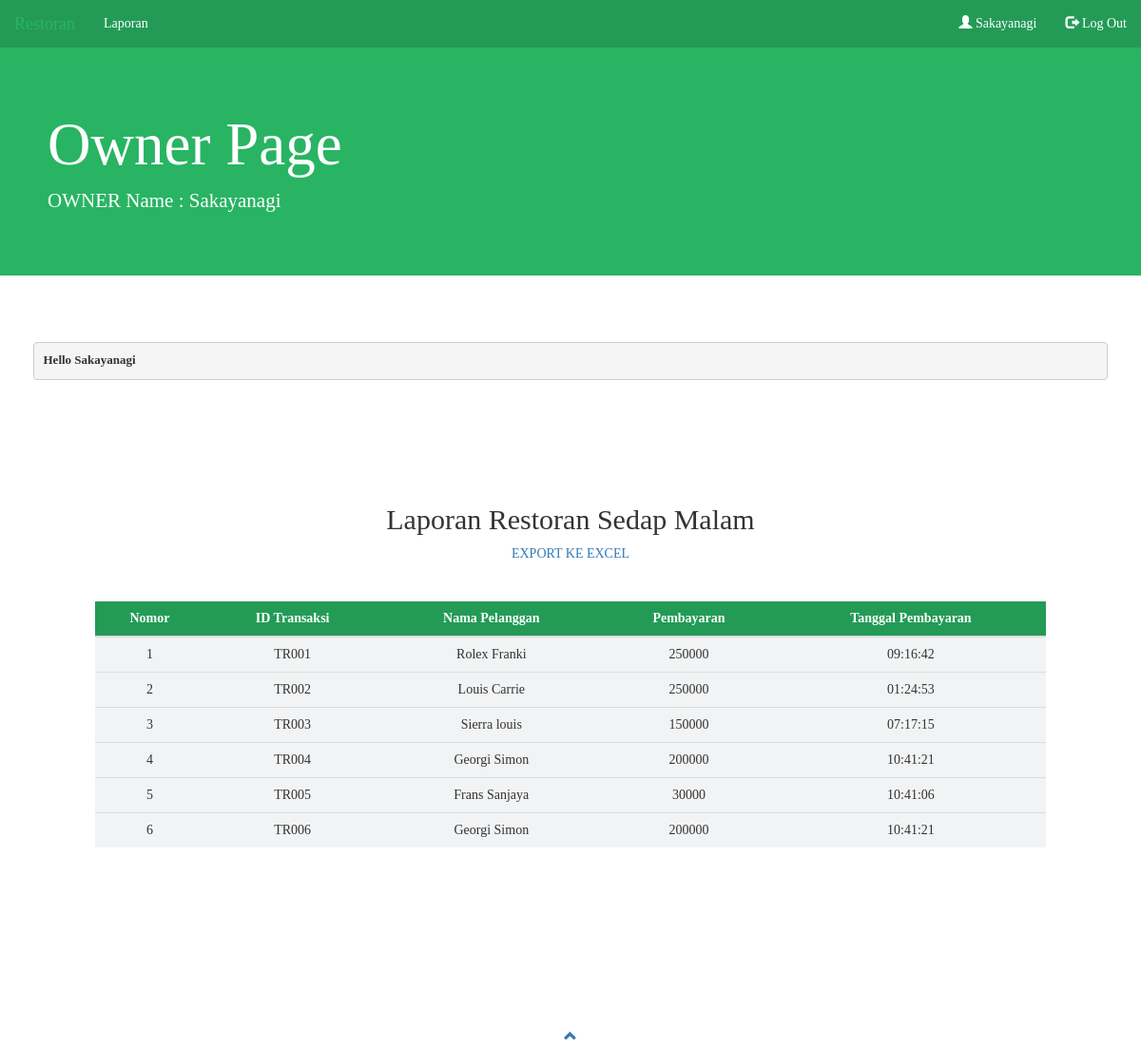
The app's page /Page/Owner.php (signed in) with its own data.
### tables this page shows
CREATE TABLE `transaksi` (
  `idtransaksi` varchar(9) NOT NULL,
  `idpesanan` varchar(9) NOT NULL,
  `Total` int(11) NOT NULL,
  `Bayar` int(11) NOT NULL
);

CREATE TABLE `pelanggan` (
  `idpelanggan` varchar(9) NOT NULL,
  `Namapelanggan` varchar(50) NOT NULL,
  `Jeniskelamin` enum('Laki-Laki','Perempuan') NOT NULL,
  `Nohp` varchar(15) NOT NULL,
  `Alamat` varchar(100) NOT NULL,
  `meja` int(11) NOT NULL,
  `waktudatang` time DEFAULT NULL
);

CREATE TABLE `pesanan` (
  `idpesanan` varchar(9) NOT NULL,
  `idmenu` varchar(9) NOT NULL,
  `idpelanggan` varchar(9) NOT NULL,
  `Jumlah` int(11) NOT NULL,
  `iduser` int(11) NOT NULL,
  `status` enum('paid','unpaid','','') NOT NULL DEFAULT 'unpaid',
  `tgl_bayar` time DEFAULT NULL
);

### Page/Owner.php (the view, shortened to what this page needs)
<?php
    $nama = $_SESSION['nama'];
?>
<!DOCTYPE html>
<html lang="en" dir="ltr">
<head>
    <link rel="stylesheet" href="https://maxcdn.bootstrapcdn.com/bootstrap/3.4.1/css/bootstrap.min.css">
</head>
<body>
  <nav class="navbar navbar-inverse" style="margin-bottom: 0;">
    <div class="container-fluid">
      <div class="navbar-header" id="navbar"><a class="navbar-brand" href="#">Restoran</a></div>
      <ul class="nav navbar-nav ml-auto">
        <li class="nav-iten"><a href="#laporan">Laporan</a></li>
      </ul>
      <ul class="nav navbar-nav navbar-right" >
        <li><a href="#"><span class="glyphicon glyphicon-user"></span><?php echo " ".$nama; ?></a></li>
        <li><a href="../Procces/Logout.php"><span class="glyphicon glyphicon-log-out"></span> Log Out</a></li>
      </ul>
    </div>
  </nav>
  <div class="jumbotron">
      <h1 style="padding-left: 50px;">Owner Page</h1>
      <p class="lead" style="padding-left: 50px">OWNER Name : <?php echo $nama ?></p>
    </div>
    <div class="row" style="padding-left:50px; padding-right: 50px;">
      <?php
        echo "<br/><br/>";
        echo "<pre><b>Hello ".$nama." </b>";
      ?>
    </div>
    <div id="laporan" class="container-fluid" style="padding: 100px 100px 100px 100px">
      <center>
        <h2>Laporan Restoran Sedap Malam</h2>
        <a target="_blank" href="../ExportReport.php">EXPORT KE EXCEL</a>
      </center><br/><br/>
      <table class="table">
        <thead class="thead">
          <tr>
            <th style="text-align: center">Nomor</th>
            <th style="text-align: center">ID Transaksi</th>
            <th style="text-align: center">Nama Pelanggan</th>
            <th style="text-align: center">Pembayaran</th>
            <th style="text-align: center">Tanggal Pembayaran</th>
          </tr>
        </thead>
        <?php
        $nomor1=1;
        include '../Connection/Connection.php';
        $datacari2 = mysqli_query($koneksi,"CALL getReport()");
        ?>
        <?php
          while ($dc = mysqli_fetch_array($datacari2)) { ?>
            <tr>
              <td style="text-align: center;"><?php echo $nomor1++; ?></td>
              <td style="text-align: center"><?php echo $dc['idtransaksi'] ?></td>
              <td style="text-align: center"><?php echo $dc['Namapelanggan'] ?></td>
              <td style="text-align: center"><?php echo $dc['Bayar'] ?></td>
              <td style="text-align: center"><?php echo $dc['tgl_bayar'] ?></td>
            </tr><?php
          }
        ?>
      </table>
    </div>
        <footer class="container-fluid text-center">
            <a href="#navbar" title="To Top">
              <span class="glyphicon  glyphicon-chevron-up"></span>
            </a><br>
        </footer>
</body>
</html>

### Page/Owner.php (style rules this page uses)
* { font-family: verdana; }
.jumbotron { margin-top:0px; background-color: #28B463; color: #ffff; }
th { background-color: #239B56; color: #ffff; }
td { background-color: #F2F3F4; }
footer { margin-top: 70px; }
span { font-size: 1em; }
.navbar-inverse { background-color:#239B56; border:none; border-radius: 0px; }
.navbar-inverse .navbar-brand { color: #ffff; }
.navbar-inverse .navbar-nav>li>a { color: #ffff; }

### records on screen
transaksi: idtransaksi "TR001", pelanggan.Namapelanggan "Rolex Franki", Bayar "250000", idpesanan.tgl_bayar "09:16:42"
transaksi: idtransaksi "TR002", pelanggan.Namapelanggan "Louis Carrie", Bayar "250000", idpesanan.tgl_bayar "01:24:53"
transaksi: idtransaksi "TR003", pelanggan.Namapelanggan "Sierra louis", Bayar "150000", idpesanan.tgl_bayar "07:17:15"
transaksi: idtransaksi "TR004", pelanggan.Namapelanggan "Georgi Simon", Bayar "200000", idpesanan.tgl_bayar "10:41:21"
transaksi: idtransaksi "TR005", pelanggan.Namapelanggan "Frans Sanjaya", Bayar "30000", idpesanan.tgl_bayar "10:41:06"
transaksi: idtransaksi "TR006", pelanggan.Namapelanggan "Georgi Simon", Bayar "200000", idpesanan.tgl_bayar "10:41:21"

### other values on screen
$nama "Sakayanagi"
